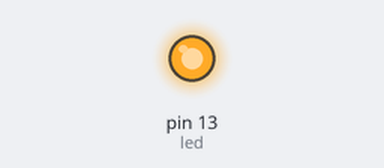
Bench run of a sketch on a simulated Arduino Uno, built with avr-gcc and run on an emulated ATmega328P. On the bench: output pins drawn as LEDs (lit = HIGH). Random numbers use the default seed unless the sketch sets one.

Above: at 0.1 s.
At 38.4 s:
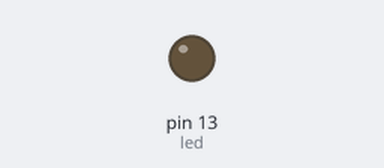
Timing chart, 0 to 40.0 s (numbered marks = the images above):
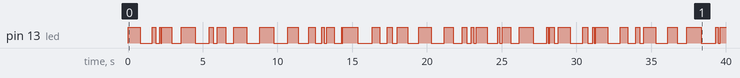

The sketch:

Blinking_Led_Random_Delay.ino
```cpp
int led = 13;
int randval;

// the setup routine runs once when you press reset:
void setup() {
  // initialize the digital pin as an output.
  pinMode(led, OUTPUT);
}

// the loop routine runs over and over again forever:
void loop() {
  randval = random(1000);
  digitalWrite(led, HIGH);   // turn the LED on (HIGH is the voltage level)
  delay(randval);               // wait for a second
  digitalWrite(led, LOW);    // turn the LED off by making the voltage LOW
  delay(randval);               // wait for a second
}
```

Measured:
- by itself, pin 13 (led): LOW → HIGH at 0.00 s, → LOW 0.81 s later, → HIGH 0.81 s later, → LOW 0.25 s later, … (77 changes in this stretch)
